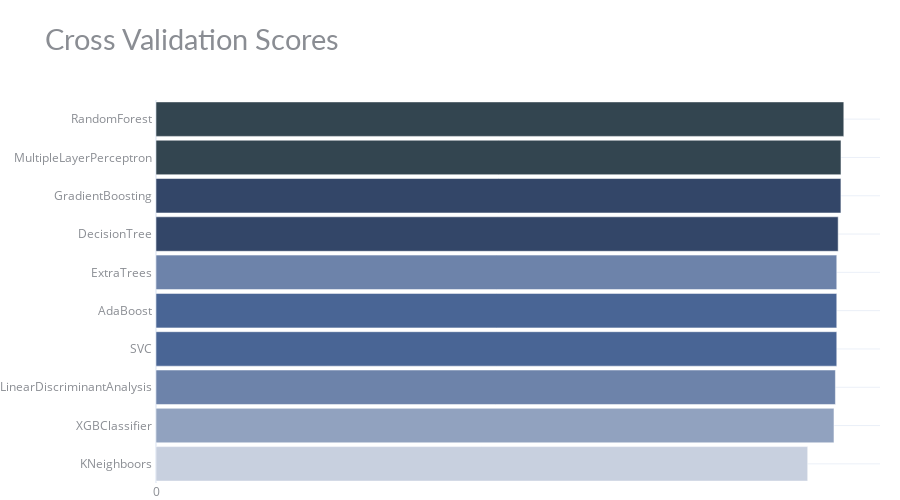

Write notebook code for a chart like this one.
### Code cell
fig = make_subplots(rows=1, cols=1, 
                    specs=[[{"type": "bar"}]])

fig.add_trace(go.Bar(x=cv_res['CrossValMeans'], y=cv_res.Algorithm, marker=dict(color=['#334550','#334550','#334668','#334668','#496595','#496595','#6D83AA','#6D83AA','#91A2BF','#C8D0DF']),
                     name='Fare', orientation='h'), 
                     row=1, col=1)
# styling
fig.update_yaxes(showgrid=True, ticksuffix=' ', categoryorder='total ascending', row=1, col=1)
fig.update_xaxes(visible=True, row=1, col=1)
fig.update_layout(height=500, bargap=0.1,
                  margin=dict(b=0,r=20,l=20), xaxis=dict(tickmode='linear'),
                  title_text="Cross Validation Scores",
                  template="plotly_white",
                  title_font=dict(size=29, color='#8a8d93', family="Lato, sans-serif"),
                  font=dict(color='#8a8d93'), 
                  hoverlabel=dict(bgcolor="#f2f2f2", font_size=13, font_family="Lato, sans-serif"),
                  showlegend=False)
fig.show()

### Figure 1 — Plotly figure (JSON) as saved in the notebook; plotly's stock layout.template omitted (floating-point values rounded to 4 significant figures)
{"data": [{"marker": {"color": ["#334550", "#334550", "#334668", "#334668", "#496595", "#496595", "#6D83AA", "#6D83AA", "#91A2BF", "#C8D0DF"]}, "name": "Fare", "orientation": "h", "x": [0.6911, 0.6882, 0.6882, 0.6854, 0.684, 0.684, 0.684, 0.6826, 0.6812, 0.6548], "y": ["RandomForest", "MultipleLayerPerceptron", "GradientBoosting", "DecisionTree", "SVC", "AdaBoost", "ExtraTrees", "LinearDiscriminantAnalysis", "XGBClassifier", "KNeighboors"], "type": "bar", "xaxis": "x", "yaxis": "y"}], "layout": {"xaxis": {"anchor": "y", "domain": [0.0, 1.0], "visible": true, "tickmode": "linear"}, "yaxis": {"anchor": "x", "domain": [0.0, 1.0], "showgrid": true, "ticksuffix": " ", "categoryorder": "total ascending"}, "margin": {"b": 0, "r": 20, "l": 20}, "title": {"font": {"size": 29, "color": "#8a8d93", "family": "Lato, sans-serif"}, "text": "Cross Validation Scores"}, "font": {"color": "#8a8d93"}, "hoverlabel": {"font": {"size": 13, "family": "Lato, sans-serif"}, "bgcolor": "#f2f2f2"}, "height": 500, "bargap": 0.1, "showlegend": false}}
